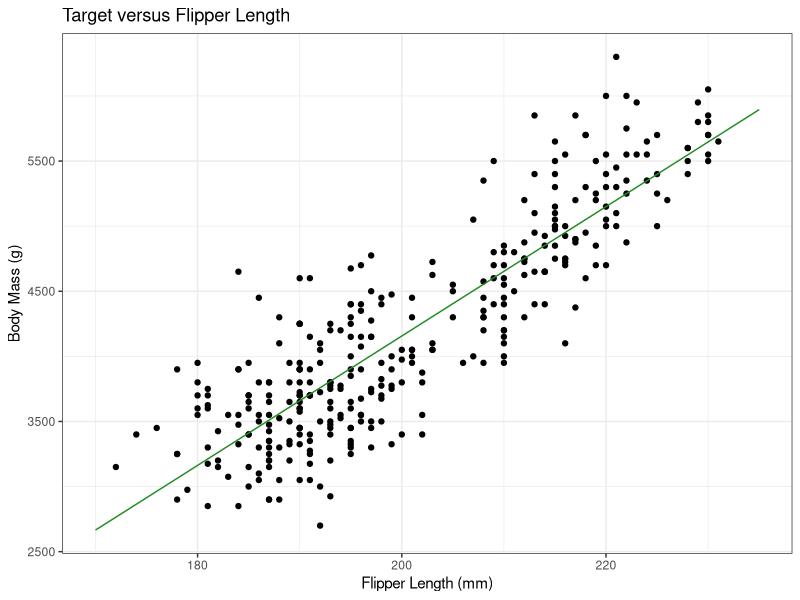
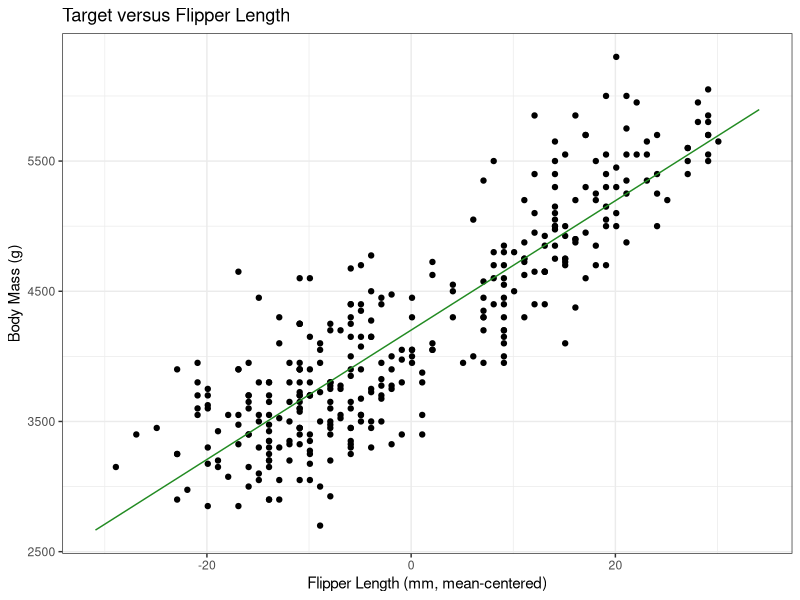
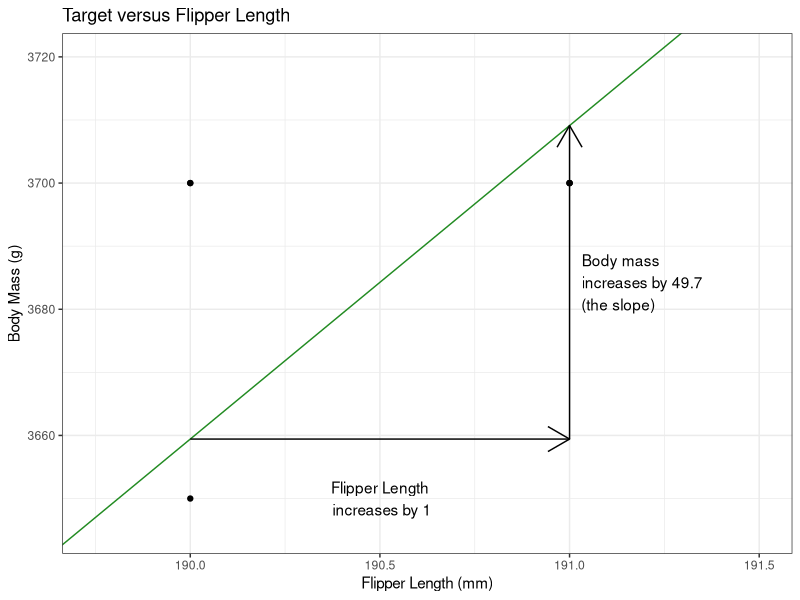

These charts were generated, in order, by the following R code:
library(ggplot2)        # Pretty plots
theme_set(theme_bw())   # Even prettier plots
library(patchwork)      # Put pretty plots together
library(dplyr)          # Data cleaning
library(here)           # Finding files
library(palmerpenguins) # Data
library(knitr)          # Pretty tables (kable() function)




# Quantitative - Regression 
penguins %>% 
    select(body_mass_g,                     # Target variable
        bill_length_mm, flipper_length_mm,  # Numerical features
        species, island, sex) %>%           # Categorical features
    slice(c(1,26,169,172,281, 284,323)) %>% # Grab a few for demonstration
    kable(format = "pipe")                  # Pretty table




# Quantitative - Intro to linear models
lm_flip <- lm(body_mass_g ~ flipper_length_mm, data = penguins)
x_flip <- seq(170, 235, by = 5)
y_flip <- predict(lm_flip, newdata = list(flipper_length_mm = x_flip))
png(here("figs", "1-intro.png"), height = 300, width = 600)
gg_flip <- ggplot() + 
    geom_point(data = penguins,
        mapping = aes(x = flipper_length_mm, y = body_mass_g)) +
    geom_line(mapping = aes(x = x_flip, y = y_flip), colour = "forestgreen") +
    labs(x = "Flipper Length (mm)", y = "Body Mass (g)",
        title = "Target versus Flipper Length")
gg_flip
dev.off()




# Quantitative - A **Mean**ingful intercept
penguins$flipper_length_centered <- penguins$flipper_length_mm - 
    mean(penguins$flipper_length_mm, na.rm = TRUE)
lm_flip <- lm(body_mass_g ~ flipper_length_centered, data = penguins)
x_flip <- seq(170, 235, by = 5) - mean(penguins$flipper_length_mm, na.rm = TRUE)
y_flip <- predict(lm_flip, newdata = list(flipper_length_centered = x_flip))
png(here("figs", "2-center.png"), height = 300, width = 600)
gg_flip <- ggplot() + 
    geom_point(data = penguins,
        mapping = aes(x = flipper_length_centered, y = body_mass_g)) +
    geom_line(mapping = aes(x = x_flip, y = y_flip), colour = "forestgreen") +
    labs(x = "Flipper Length (mm, mean-centered)", y = "Body Mass (g)",
        title = "Target versus Flipper Length")
gg_flip
dev.off()




# Quantitative - Linear models: slopes
lm_flip <- lm(body_mass_g ~ flipper_length_mm, data = penguins)
coef(lm_flip)
x_flip <- seq(170, 235, by = 5)
y_flip <- predict(lm_flip, newdata = list(flipper_length_mm = x_flip))
x_pred <- c(190, 191)
y_pred <- predict(lm_flip, newdata = list(flipper_length_mm = x_pred))
png(here("figs", "3-slope.png"), height = 300, width = 600)
gg_flip <- ggplot() + 
    geom_point(data = penguins,
        mapping = aes(x = flipper_length_mm, y = body_mass_g)) +
    geom_line(mapping = aes(x = x_flip, y = y_flip), colour = "forestgreen") +
    labs(x = "Flipper Length (mm)", y = "Body Mass (g)",
        title = "Target versus Flipper Length") +
    coord_cartesian(xlim = c(189.75, 191.5), ylim = c(3645, 3720)) +
    annotate("segment", 
        x = x_pred, y = rep(y_pred[1], 2),
        xend = rep(x_pred[2], 2), yend = y_pred,
        arrow = arrow()) +
    annotate("text", 
        x = 190.5, y = 3650,
        label = "Flipper Length\n increases by 1") +
    annotate("text", 
        x = 191, y = mean(y_pred),
        label = " Body mass\nincreases by 49.7\n (the slope)",
        hjust = -0.1, vjust = 0.5)
gg_flip
dev.off()








